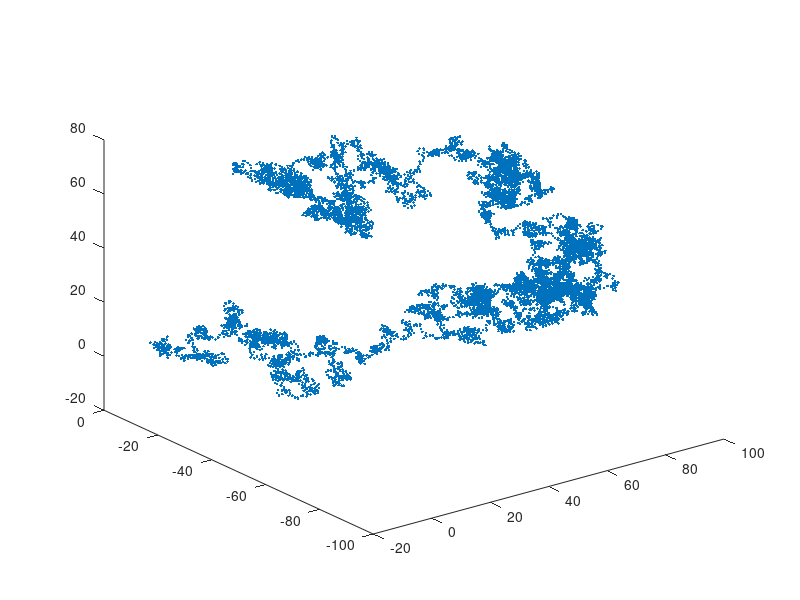

MATLAB code for this plot:
%% 3D random walk 

pos = zeros(10000,3);
r = zeros(9999,1);

for i = 2:10000;
    
    u1 = (rand()*2) -1;
    u2 = (rand()*2) -1;
    
    while (u1^2 + u2^2) >= 1;
        u1 = (rand()*2) -1;
        u2 = (rand()*2) -1;
    end
    
    pos(i,1) = pos(i-1,1) + (2*u1 * sqrt(1 - (u1^2 + u2^2)));
    pos(i,2) = pos(i-1,2) + (2*u2 * sqrt(1 - (u1^2 + u2^2)));
    pos(i,3) = pos(i-1,3) + (1 - 2*(u1^2 + u2^2));
    
    p = pos(i,1)^2 + pos(i,2)^2 + pos(i,3)^2;
    q = pos(i-1,1)^2 + pos(i-1,2)^2 + pos(i-1,3)^2;
    
    r(i-1) = p-q;
end

plot3(pos(:,1),pos(:,2),pos(:,3),'.')